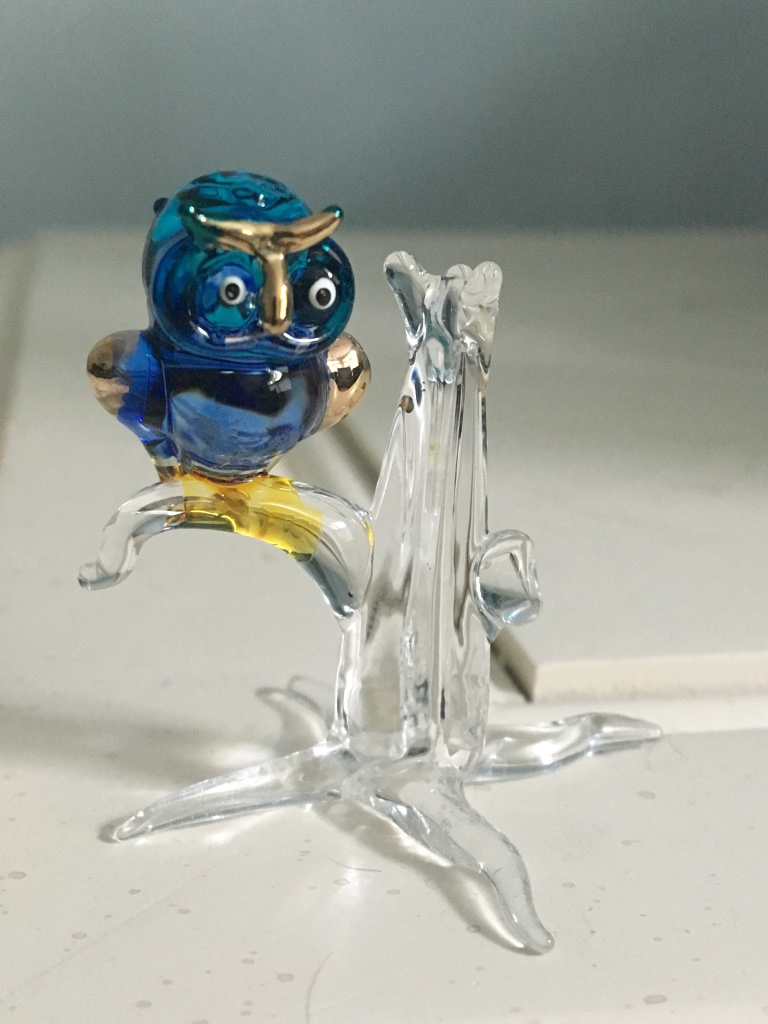
%> input picture owl_1.jpg, 1536 x 2048 px (shown at 1/2 size)
$ octave cortical_transformation_demo.m   (GNU Octave 9; MATLAB toolbox functions it lacks are replaced by stand-ins)
%> lines starting %> are read from the running program, lines starting %| are printed output that depends on the picture; in (x1, y1, x2, y2) boxes, pixels count from 0 and x2, y2 are one past the last pixel; in counts of white or black regions, pixels touching at a corner belong together; the program's own positions count from 1

input_im = imread('owl_1.jpg') ;
%> input_im is the input picture: size 2048x1536x3 uint8; mean R, G, B 161.9, 165.5, 157.3
[im_h , im_w , im_d] = size(input_im) ;
%> im_h = 2048; im_w = 1536; im_d = 3

% Set these parameters to fit your experiment
width_visual_angle = 30 ;
RETINA_PIXDEG = im_w/width_visual_angle ;
%> RETINA_PIXDEG = 51.2
%%%%Initial fixation % default at the center
row_im_f = floor(im_h/2) ;
%> row_im_f = 1024
col_im_f = floor(im_w/2) ;
%> col_im_f = 768
%%%%%%% Examples:
% [8 lines of commented-out code are left out]

map_h = 480;
map_w = 640;
im_project = zeros(map_h,map_w,im_d);
PIX_MM = 76;
x_sign = int32([ones(1,map_w/2),-ones(1,map_w/2)])  ;
y_sign = 1 ; % change this to 1 if you want the image to flip
mask_fill = double(imread('mask_fill.png'));
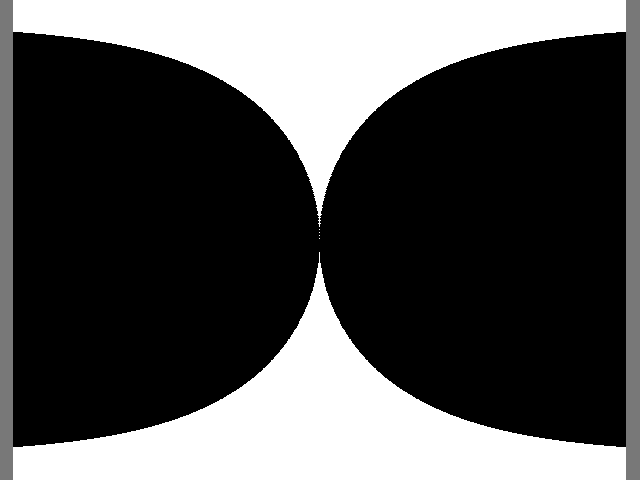
%> input picture mask_fill.png, 640 x 480 px
%> mask_fill: size 480x640 double; min 0, max 255, mean 79.8; mean of the top-left, top-right, bottom-left and bottom-right quarters 79.5, 79.1, 80.5, 80.1
SC_frame_3  = double(imread('SC_frame.png'));
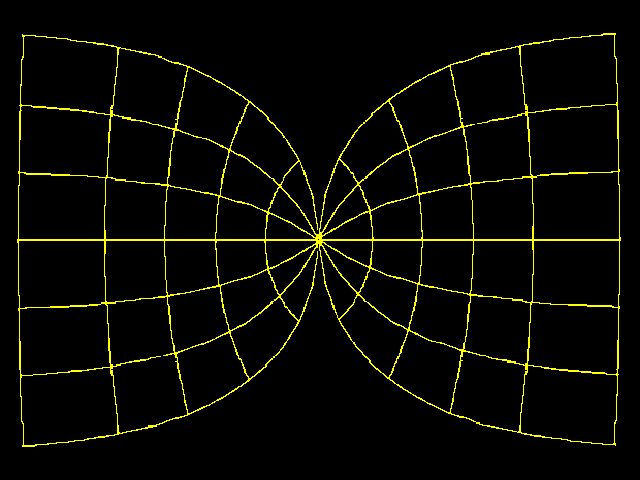
%> input picture SC_frame.png, 640 x 480 px
SC_frame = SC_frame_3(:,:,1:im_d);
for d = 1:im_d
    priority_map = double(input_im(:,:,d)) ;
    sal_project = zeros(map_h,map_w) ;
    col = 1:map_w ;
    u = abs( ( col - map_w/2 ) / PIX_MM ) ;
    for row=1:map_h
        v = ( ( map_h / 2 ) - row ) ./ PIX_MM ;
        [R,phi] = coll2vis(u,v); %this function contains the formula with parameters than can be changed
        col_diff = int32(RETINA_PIXDEG*R.*cos(phi));
        row_diff = int32(RETINA_PIXDEG*R.*sin(phi));
        col_im = col_im_f + x_sign .* col_diff;
        row_im = row_im_f + y_sign * row_diff;
        acc_index = (row_im > 0 & row_im < im_h & col_im > 0 & col_im < im_w & ( mask_fill(row,:) < 50 ) );
        sal_project(row,acc_index) = diag(priority_map( row_im(acc_index) , col_im(acc_index) ));
    end
    im_project(:,:,d) = sal_project/max(sal_project(:)) ;
end
%> this loop made 3 passes
%> pass 1, `priority_map = double(input_im(:,:,d)) ;`:
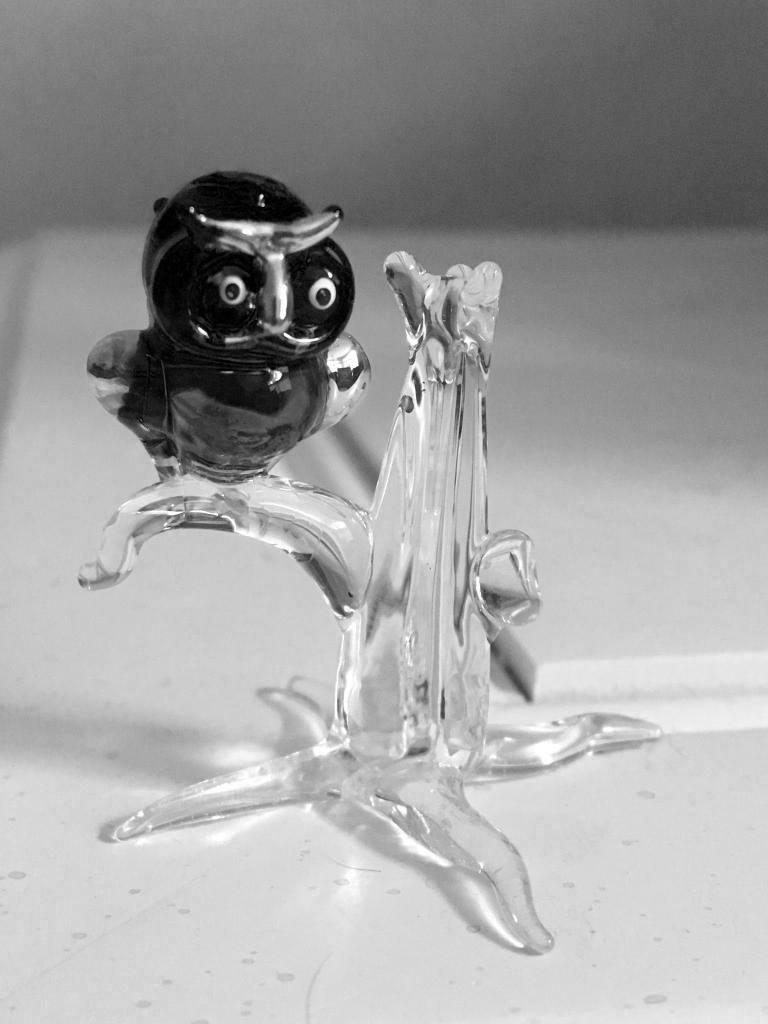
%> priority_map: size 2048x1536 double (shown at 1/2 size); min 0, max 255, mean 161.9
%> pass 3, `priority_map = double(input_im(:,:,d)) ;`:
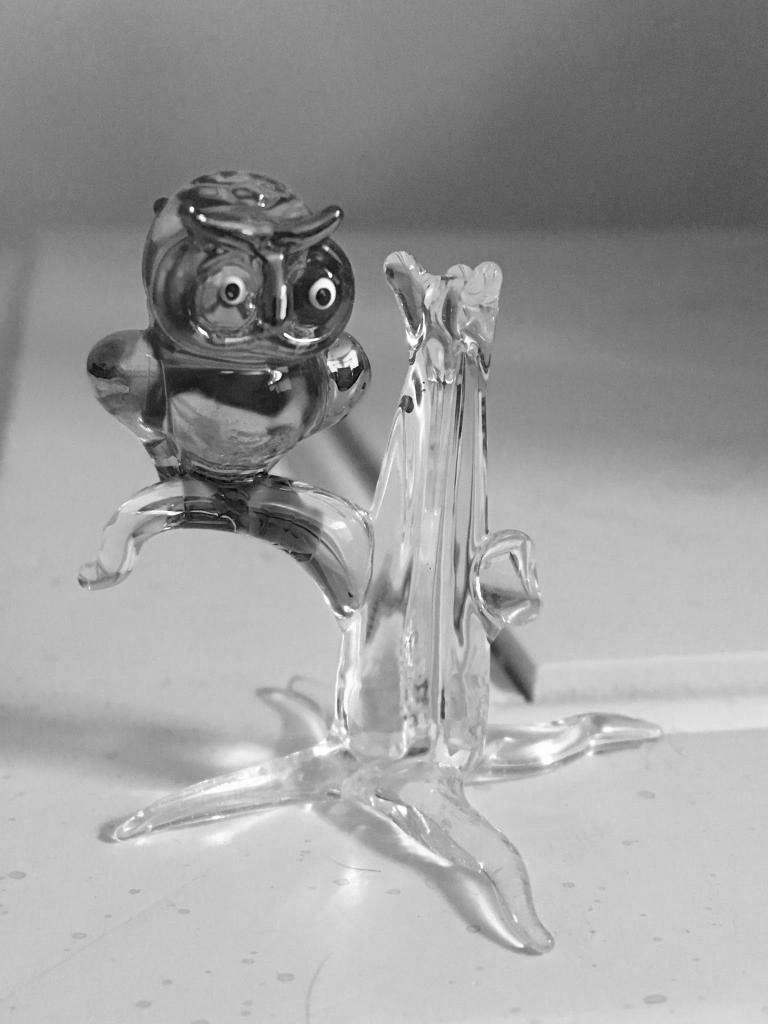
%> priority_map: size 2048x1536 double (shown at 1/2 size); min 0, max 255, mean 157.3
%> after the loop:
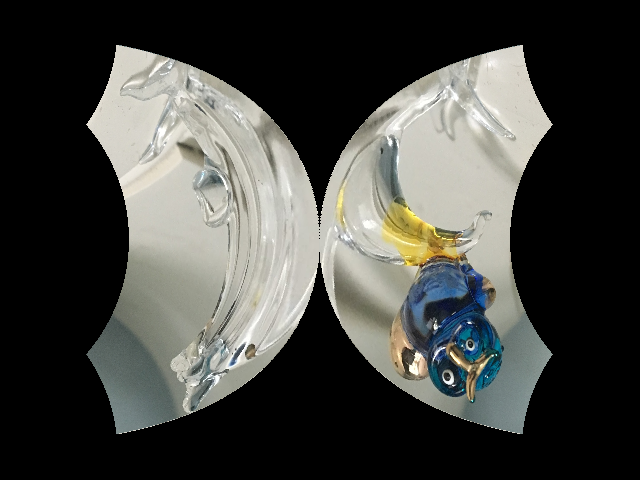
%> im_project: size 480x640x3 double; mean R, G, B 0.266, 0.269, 0.253
%> after the loop:
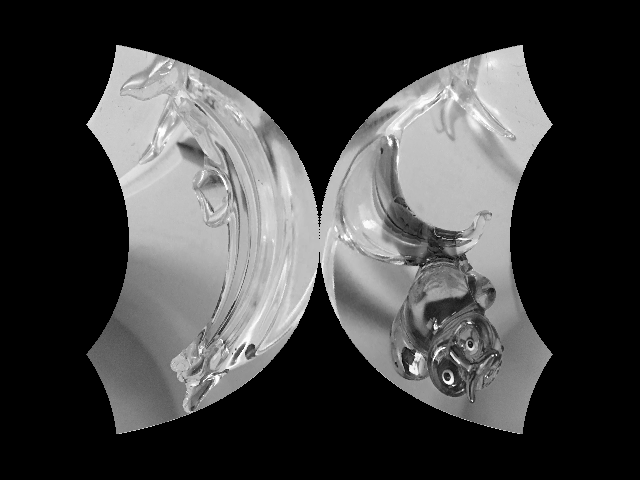
%> sal_project: size 480x640 double; min 0, max 255, mean 64.5
im_project_frame = im_project;
im_project_frame(SC_frame ~= 0)= SC_frame(SC_frame ~= 0);
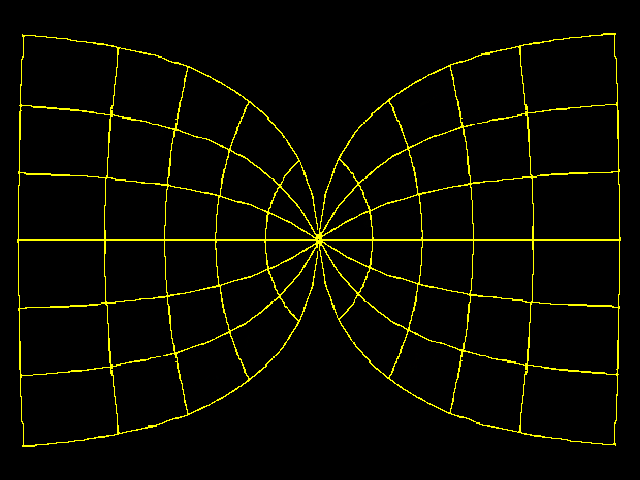
%> im_project_frame: size 480x640x3 double; 3.74% of pixels changed, all inside (x1, y1, x2, y2) = (17, 33, 621, 447)

imshow(im_project)
%imshow(im_project_frame)
print(gcf, 'owl_cort','-dpng')
